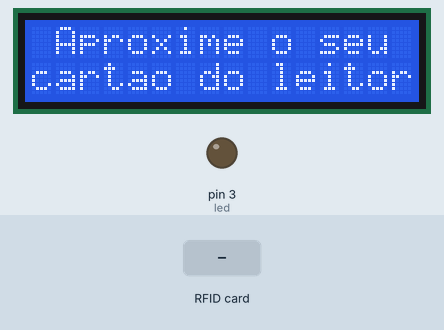
Recording of a sketch running on a simulated Arduino Uno, built with avr-gcc and run on an emulated ATmega328P. On the bench: 16×2 character LCD, output pins drawn as LEDs (lit = HIGH). The inputs (shaded band) are chosen by the test bench. Pins used as bus, display or sensor lines are not drawn; what the sketch prints to the serial monitor is not drawn.

Above: at 1.3 s.
1.4 s: RFID card 72 AA 7A 6F held to the reader
At 2.0 s:
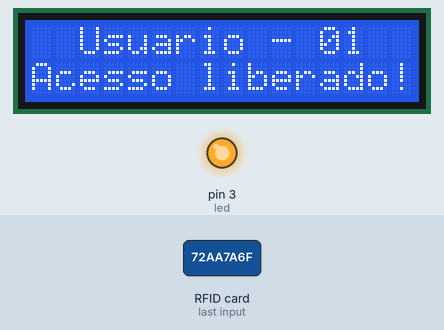
5.9 s: RFID card 5E 7A 19 C4 held to the reader
At 7.9 s:
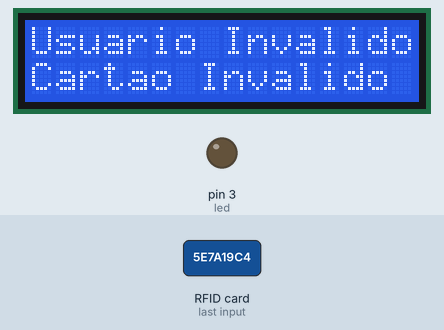
8.9 s: RFID card A3 91 3A 02 held to the reader
At 15.0 s:
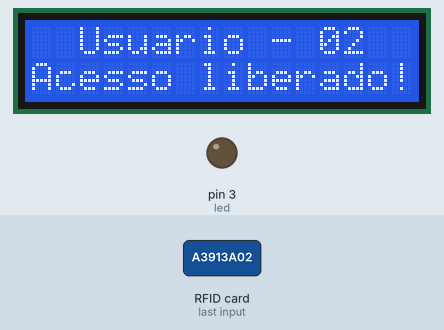
Timing chart, 0 to 16.5 s (numbered marks = the images above; inputs shaded):
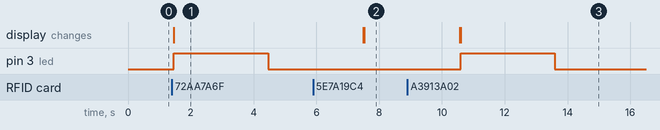

Measured:
- after the input at 1.4 s, pin 3 (led): LOW → HIGH after 0.06 s, → LOW 3.0 s later; the display: changes after 0.06 s (image 1)
- after the input at 5.9 s, the display: first differs from a run without the input after 1.6 s (image 2)
- after the input at 8.9 s, pin 3 (led): LOW → HIGH after 1.7 s, → LOW 3.0 s later; the display: first differs from a run without the input after 1.7 s (image 3)

The sketch:

Exemplo_Leitor_RFID_com_LCD_I2C.ino
```cpp
    /*
    Pinagem Leitor RFID:

    O leitor RFID tem 8 pinos que seguem a seguinte
    sequência de ligação.

    Atenção à tensão de alimentação, que neste caso é de 3.3 volts

    Pino SDA  ligado na porta 10 do Arduino
    Pino SCK  ligado na porta 13 do Arduino
    Pino MOSI ligado na porta 11 do Arduino
    Pino MISO ligado na porta 12 do Arduino
    Pino NC – Não conectado
    Pino GND  ligado no pino GND do Arduino
    Pino RST  ligado na porta 9 do Arduino
    Pino 3.3 – ligado ao pino 3.3 V do Arduino

    Pinagem do LCD

    GND => (-)
    VCC => 5V
    SDA => A4
    SCL => A5
    */


   #include <SPI.h>
   #include <MFRC522.h>
   #include <LiquidCrystal_I2C.h>
   #include <Wire.h>
   int led = 3;
   #define SS_PIN 10
   #define RST_PIN 9
   MFRC522 mfrc522(SS_PIN, RST_PIN);


   LiquidCrystal_I2C lcd(39,16,2);

   char st[20];

   void setup()
   {

   pinMode(led, OUTPUT);
   digitalWrite(led, LOW);

   Serial.begin(9600);   // Inicia a serial
   SPI.begin();          // Inicia  SPI bus
   mfrc522.PCD_Init();   // Inicia MFRC522

   lcd.init();           // Inicia o LCD
   lcd.backlight();      // Ativa a Luz de Fundo do LCD

   mensageminicial();
   }

   void loop()
   {
   if ( ! mfrc522.PICC_IsNewCardPresent())
   {
   return;
   }

   if ( ! mfrc522.PICC_ReadCardSerial())
   {
   return;
   }

   Serial.print("UID da tag :");   // Mostra UID na serial
   String conteudo= "";
   byte letra;
   for (byte i = 0; i < mfrc522.uid.size; i++)
   {
   Serial.print(mfrc522.uid.uidByte[i] < 0x10 ? " 0" : " ");
   Serial.print(mfrc522.uid.uidByte[i], HEX);
   conteudo.concat(String(mfrc522.uid.uidByte[i] < 0x10 ? " 0" : " "));
   conteudo.concat(String(mfrc522.uid.uidByte[i], HEX));
   }
   Serial.println();

   conteudo.toUpperCase();

   if (conteudo.substring(1) == "72 AA 7A 6F") //UID 1 - Chaveiro
   {
   lcd.clear();
   lcd.setCursor(0,0);
   lcd.print("  Usuario - 01");
   lcd.setCursor(0,1);
   lcd.print("Acesso liberado!");

   digitalWrite(led, HIGH);
   delay(3000);
   digitalWrite(led, LOW);
   delay(3000);

   mensageminicial();
   }

   if (conteudo.substring(1) == "A3 91 3A 02")
   {
   lcd.clear();
   lcd.setCursor(0,0);
   lcd.print("  Usuario - 02");
   lcd.setCursor(0,1);
   lcd.print("Acesso liberado!");

   digitalWrite(led, HIGH);
   delay(3000);
   digitalWrite(led, LOW);
   delay(3000);

   mensageminicial();
   }

   if (conteudo.substring(1) != "72 AA 7A 6F")
   if (conteudo.substring(1) != "A3 91 3A 02")
   {
   lcd.clear();
   lcd.setCursor(0,0);
   lcd.print("Usuario Invalido");
   lcd.setCursor(0,1);
   lcd.print("Cartao Invalido");
   delay(3000);
   mensageminicial();
   }
   }

   void mensageminicial()
   {
   lcd.clear();
   lcd.print(" Aproxime o seu");
   lcd.setCursor(0,1);
   lcd.print("cartao do leitor");
   }
```
